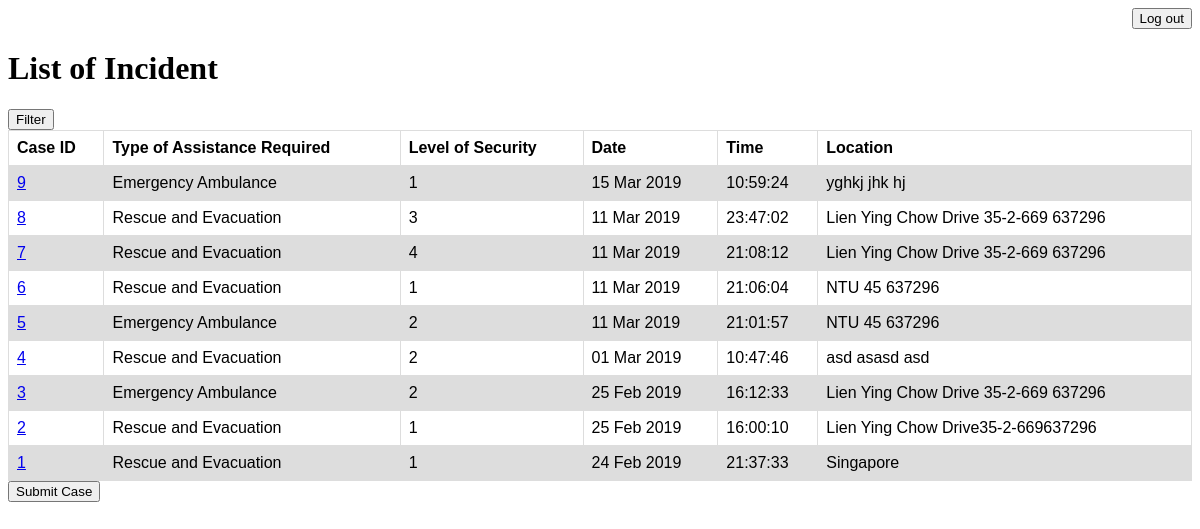
The page /cms/ (signed in) on the database as committed earlier.
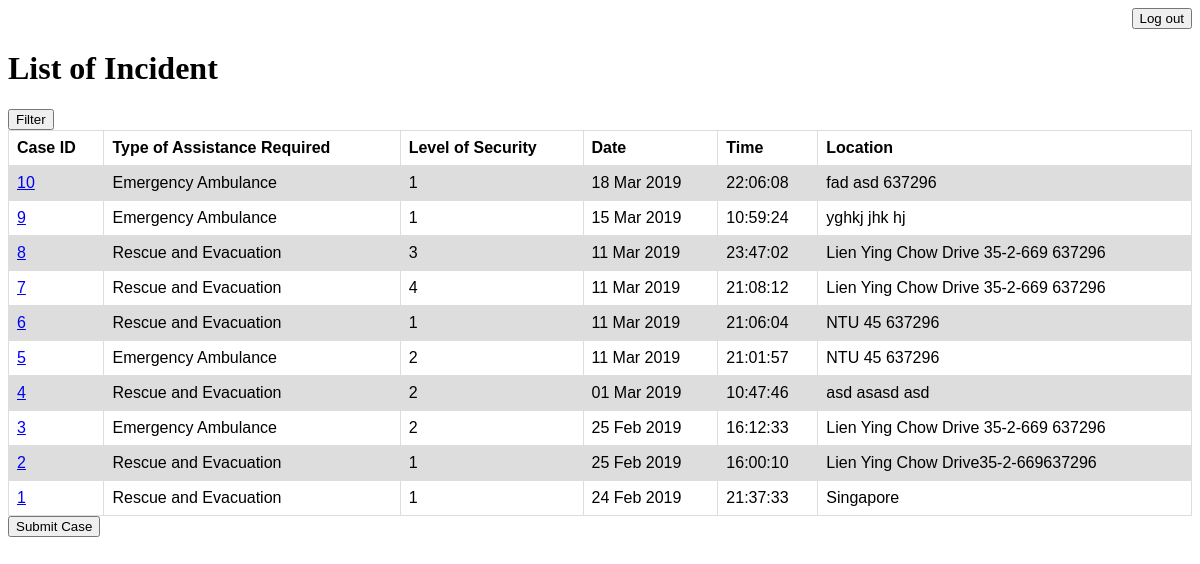
The same page on the database as committed later.
### cms/models.py (models this page shows)
class Incident(models.Model):
	Fire = 'FIR'
	Haze = 'HAZ'
	Bird = 'BIR'
	Tsunami = 'TSU'
	Aftershock = 'AFT'
	Terrorist = 'TER'
	INCIDENT_TYPE_CHOICES = (
		(Fire,'Fire outbreak'),
		(Haze, 'Haze'),
		(Bird, 'Bird flu outbreak'),
		(Tsunami, 'Tsunami'),
		(Aftershock, 'Earthquake Aftershock'),
		(Terrorist, 'Terrorist Activity')
	)
	id = models.AutoField(primary_key=True)
	submitter = models.ForeignKey(
		User,
		on_delete=models.CASCADE,
		null=True)
	caller = models.CharField(
		max_length=50,
		default='Anonymous')
	incident_type = models.CharField(
		max_length=3,
		choices=INCIDENT_TYPE_CHOICES,
		)
	incident_date = models.DateTimeField('date incident happens',
											auto_now_add=True)
	assistance_type = models.ForeignKey(
		Assistance,
		on_delete=models.CASCADE)
	severity = models.IntegerField(default=1,
		choices=(
			(1,'1'),
			(2,'2'),
			(3,'3'),
			(4,'4'),
			(5,'5'),
			))
	location = models.TextField(default ='Singapore')
	is_closed = models.BooleanField(default=False)
	incident_closed_date = models.DateTimeField(null=True)
	lat = models.FloatField(null=True)
	long = models.FloatField(null=True)
	class Meta:
		ordering = ["-incident_date"]

class Assistance(models.Model):
	number = models.CharField(
		max_length=8)
	name = models.CharField(
		max_length=50)
	def __str__(self):
		return self.name

### cms/views.py (the view)
# urls.py: path('', views.IndexView.as_view(), name='home'),
class IndexView(LoginRequiredMixin, generic.ListView):
	model = Incident
	context_object_name = 'incident_list'
	template_name = 'cms/index.html'
	conditions ={
		"severity": "severity",
		"date" : "incident_date__date"
	}
	def get_context_data(self, **kwargs):
		context = super().get_context_data(**kwargs)
		context['filter'] = IncidentFilter(self.request.GET,queryset=self.get_queryset())
		return context

### cms/templates/cms/index.html (shortened to what this page needs)
<link rel="stylesheet" href="http://code.jquery.com/ui/1.11.0/themes/smoothness/jquery-ui.css">
{% load static %}
<link rel="stylesheet" type="text/css" href="{%static 'cms/style.css' %}">
{% load tz %}
<form action="{% url 'cms:login' %}" align="right">
	<button type="submit">Log out</button>
</form>
{% if incident_list %}
	<h1>List of Incident</h1>
	<button onclick="showFilter()">Filter</button>
	<table>
		<tr>
			<th>Case ID</th>
			<th>Type of Assistance Required</th>
			<th>Level of Security</th>
			<th>Date</th>
			<th>Time</th>
			<th>Location</th>
		</tr>
		{% for incident in filter.qs %}
		<tr>
			<td> <a href="{% url 'cms:case' incident.id %}">{{ incident.id }}</a></td>
			<td>{{ incident.assistance_type }}</td>
			<td>{{ incident.severity }}</td>
			{% timezone "Asia/Singapore" %}
			<td>{{ incident.incident_date|date:"d M Y" }}</td>
			<td>{{ incident.incident_date|date:"H:i:s"}}</td>
			{% endtimezone %}
			<td>{{incident.location}}</td>
		</tr>
		{% endfor %}
	</table>
{% else %}
	<p>No incidents are available.</p>
{% endif %}
<form action="{% url 'cms:create-incident' %}">
	<button type="submit">Submit Case</button>
</form>

### cms/static/cms/style.css (style rules this page uses)
table { font-family: arial, sans-serif; border-collapse: collapse; width: 100%; }
td, th { border: 1px solid #dddddd; text-align: left; padding: 8px; }
tr:nth-child(even) { background-color: #dddddd; }

Rows that differ between the two databases and show on the page:
added Incident: id "10", assistance_type "Emergency Ambulance", severity "1", incident_date "18 Mar 2019", incident_date "22:06:08", location "fad asd 637296"
